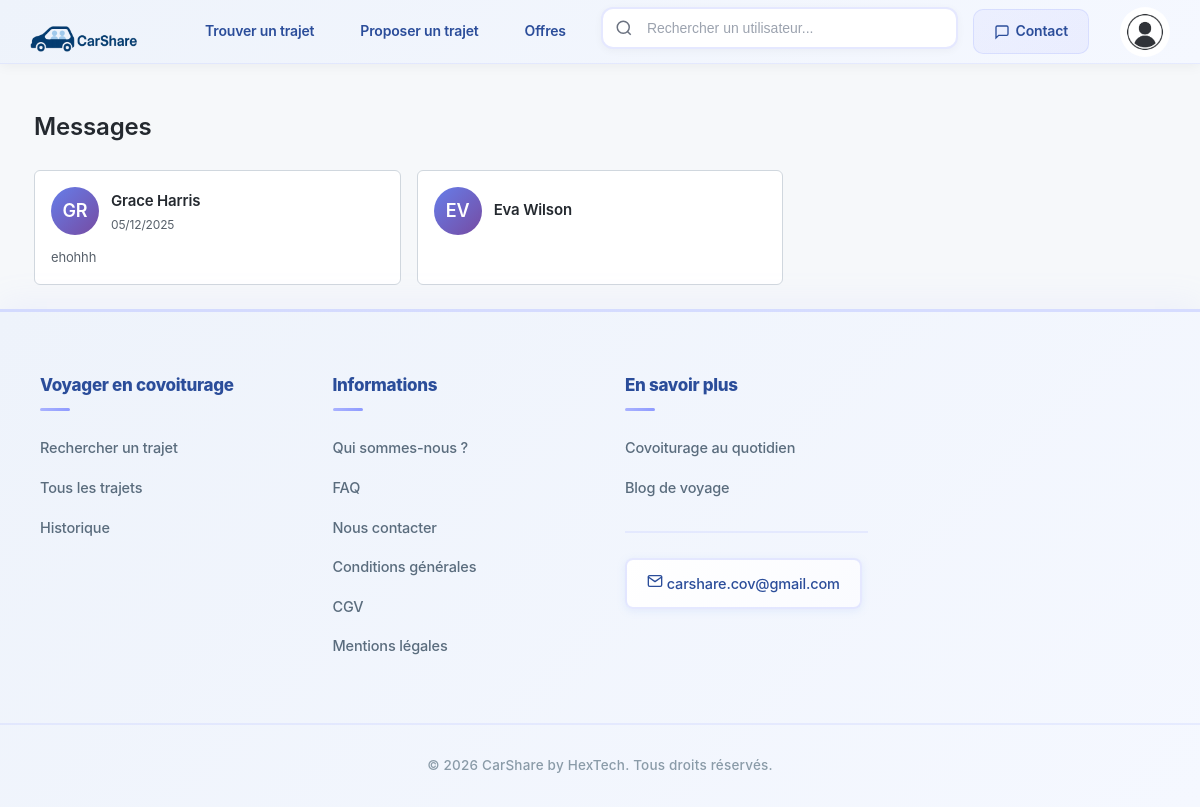
/index.php?action=messaging (signed in), run on the app's committed database.
### tables this page shows
CREATE TABLE `conversations` (
  `id` bigint(20) UNSIGNED NOT NULL,
  `user1_id` bigint(20) UNSIGNED NOT NULL,
  `user2_id` bigint(20) UNSIGNED NOT NULL
);

### controller/MessagingController.php (called while the page is built, shortened)
<?php
require_once 'model/MessagingModel.php';
class MessagingController {
    private $model;
    public function __construct() {
        $this->model = new MessagingModel();
    }
    public function index() {
        $userId = $_SESSION['user_id'];
        $conversations = $this->model->getUserConversations($userId);
        require_once __DIR__ . '/../view/MessagingView.php';
    }
}

### model/Database.php (called while the page is built, shortened)
<?php
class Database {
    private static $db = null;
    private static $instance = null;
    public static function getInstance() {
        if (self::$instance === null) {
            self::$instance = new self();
        }
        return self::$instance;
    }
    public function getConnection() {
        if (self::$db === null) {
            try {
                $dsn = "mysql:host=" . DB_HOST .
                       ";port=" . (defined('DB_PORT') ? DB_PORT : '3306') .
                       ";dbname=" . DB_NAME .
                       ";charset=utf8mb4";
                $options = [
                    PDO::ATTR_ERRMODE => PDO::ERRMODE_EXCEPTION,
                    PDO::ATTR_DEFAULT_FETCH_MODE => PDO::FETCH_ASSOC,
                    PDO::ATTR_EMULATE_PREPARES => false
                ];
                self::$db = new PDO($dsn, DB_USER, DB_PASS, $options);
            } catch (PDOException $e) {
                error_log("Erreur connexion BD: " . $e->getMessage());
                die("Erreur de connexion à la base de données. Veuillez réessayer plus tard.");
            }
        }
        return self::$db;
    }
    public static function getDb() {
        return self::getInstance()->getConnection();
    }
}

### model/MessagingModel.php (called while the page is built, shortened)
<?php
require_once 'Database.php';
class MessagingModel {
    private $db;
    public function __construct() {
        $this->db = Database::getDb();
    }
    public function getUserConversations($userId) {
        $stmt = $this->db->prepare("
            SELECT
                c.id,
                CASE
                    WHEN c.user1_id = ? THEN c.user2_id
                    ELSE c.user1_id
                END as other_user_id,
                CASE
                    WHEN c.user1_id = ? THEN CONCAT(u2.first_name, ' ', u2.last_name)
                    ELSE CONCAT(u1.first_name, ' ', u1.last_name)
                END as other_user_name,
                (SELECT content FROM private_message WHERE id_conv = c.id ORDER BY send_at DESC LIMIT 1) as last_message,
                (SELECT send_at FROM private_message WHERE id_conv = c.id ORDER BY send_at DESC LIMIT 1) as last_message_time,
                0 as unread_count
            FROM conversations c
            JOIN users u1 ON c.user1_id = u1.id
            JOIN users u2 ON c.user2_id = u2.id
            WHERE c.user1_id = ? OR c.user2_id = ?
            ORDER BY (SELECT MAX(send_at) FROM private_message WHERE id_conv = c.id) DESC
        ");
        $stmt->execute([$userId, $userId, $userId, $userId]);
        return $stmt->fetchAll(PDO::FETCH_ASSOC);
    }
}

### view/MessagingView.php (the view, shortened to what this page needs)
<!DOCTYPE html>
<html lang="fr">
<head>
    <link rel="stylesheet" href="./assets/styles/footer.css">
</head>
<body>
    <div class="messaging-container">
        <div class="page-header">
            <h1 class="page-title">Messages</h1>
        </div>
        <?php if (empty($conversations)): ?>
            <div class="empty-state">
                <div class="empty-state-icon">💬</div>
                <h2 class="empty-state-title">Aucune conversation</h2>
                <p class="empty-state-text">Vous n'avez pas encore de messages. Commencez une conversation depuis un profil utilisateur.</p>
            </div>
        <?php else: ?>
            <div class="conversations-grid">
                <?php foreach ($conversations as $conv): ?>
                    <a href="index.php?action=messaging_conversation&conversation_id=<?= $conv['id'] ?>" class="conversation-card">
                        <div class="conversation-header">
                            <div class="conversation-avatar">
                                <?= strtoupper(substr($conv['other_user_name'], 0, 2)) ?>
                            </div>
                            <div class="conversation-info">
                                <div class="conversation-name">
                                    <?= htmlspecialchars($conv['other_user_name']) ?>
                                </div>
                                <div class="conversation-time">
                                    <?php
                                    if ($conv['last_message_time']) {
                                        $time = strtotime($conv['last_message_time']);
                                        $diff = time() - $time;
                                        if ($diff < 3600) {
                                            echo "Il y a " . floor($diff / 60) . " min";
                                        } elseif ($diff < 86400) {
                                            echo "Il y a " . floor($diff / 3600) . " h";
                                        } else {
                                            echo date('d/m/Y', $time);
                                        }
                                    }
                                    ?>
                                </div>
                            </div>
                        </div>
                        <?php if ($conv['last_message']): ?>
                            <div class="conversation-preview">
                                <?= htmlspecialchars(mb_substr($conv['last_message'], 0, 80)) ?>
                            </div>
                        <?php endif; ?>
                    </a>
                <?php endforeach; ?>
            </div>
        <?php endif; ?>
    </div>
</body>
</html>

### assets/styles/index.css (style rules this page uses)
* { box-sizing: border-box; }
body { font-family: 'Roboto', 'Inter', -apple-system, BlinkMacSystemFont, "Segoe UI", Arial, sans-serif; margin: 0; padding: 0; min-height: 100vh; display: flex; flex-direction: column; background: linear-gradient(180deg, #ffffff 0%, #f9fafb 100%); color: #1f2937; line-height: 1.6; letter-spacing: -0.01em; max-width: 100vw; overflow-x: hidden; -webkit-font-smoothing: antialiased; -moz-osx-font-smoothing: grayscale; }
a { text-decoration: none; color: inherit; }

### assets/styles/home.css (style rules this page uses)
a { text-decoration: none; color: inherit; }

### assets/styles/searchPage.css (style rules this page uses)
body { min-height: 100vh; display: flex; flex-direction: column; }

### assets/styles/global-enhancements.css (style rules this page uses)
* { transition-timing-function: cubic-bezier(0.4, 0, 0.2, 1); }

### assets/styles/design-improvements.css (style rules this page uses)
a { transition: all 0.2s cubic-bezier(0.4, 0, 0.2, 1); }

### assets/styles/mp.css (style rules this page uses)
:root { --resume-width: 30%; --header-height: 120px; --footer-height: 60px; --input-bottom: var(--footer-height); }

### view/MessagingView.php (style rules this page uses)
* { margin: 0; padding: 0; box-sizing: border-box; }
body { font-family: -apple-system, BlinkMacSystemFont, 'Segoe UI', Roboto, 'Helvetica Neue', Arial, sans-serif; background: #f6f8fa; color: #24292f; line-height: 1.6; }
.messaging-container { max-width: 1400px; margin: 0 auto; padding: 24px; }
.page-header { margin-bottom: 24px; }
.page-title { font-size: 24px; font-weight: 600; color: #24292f; margin-bottom: 8px; }
.conversations-grid { display: grid; grid-template-columns: repeat(auto-fill, minmax(350px, 1fr)); gap: 16px; }
.conversation-card { background: white; border: 1px solid #d0d7de; border-radius: 6px; padding: 16px; cursor: pointer; transition: all 0.2s; text-decoration: none; color: inherit; display: block; }
.conversation-header { display: flex; align-items: center; gap: 12px; margin-bottom: 12px; }
.conversation-avatar { width: 48px; height: 48px; border-radius: 50%; background: linear-gradient(135deg, #667eea 0%, #764ba2 100%); display: flex; align-items: center; justify-content: center; font-size: 18px; font-weight: 600; color: white; flex-shrink: 0; }
.conversation-info { flex: 1; min-width: 0; }
.conversation-name { font-size: 15px; font-weight: 600; color: #24292f; margin-bottom: 2px; white-space: nowrap; overflow: hidden; text-overflow: ellipsis; }
.conversation-time { font-size: 12px; color: #57606a; }
.conversation-preview { font-size: 13px; color: #57606a; overflow: hidden; text-overflow: ellipsis; white-space: nowrap; }

### data on the page
conversations: other_user_name "GR", other_user_name "Grace Harris", time "05/12/2025", last_message "ehohhh"
conversations: other_user_name "EV", other_user_name "Eva Wilson"
